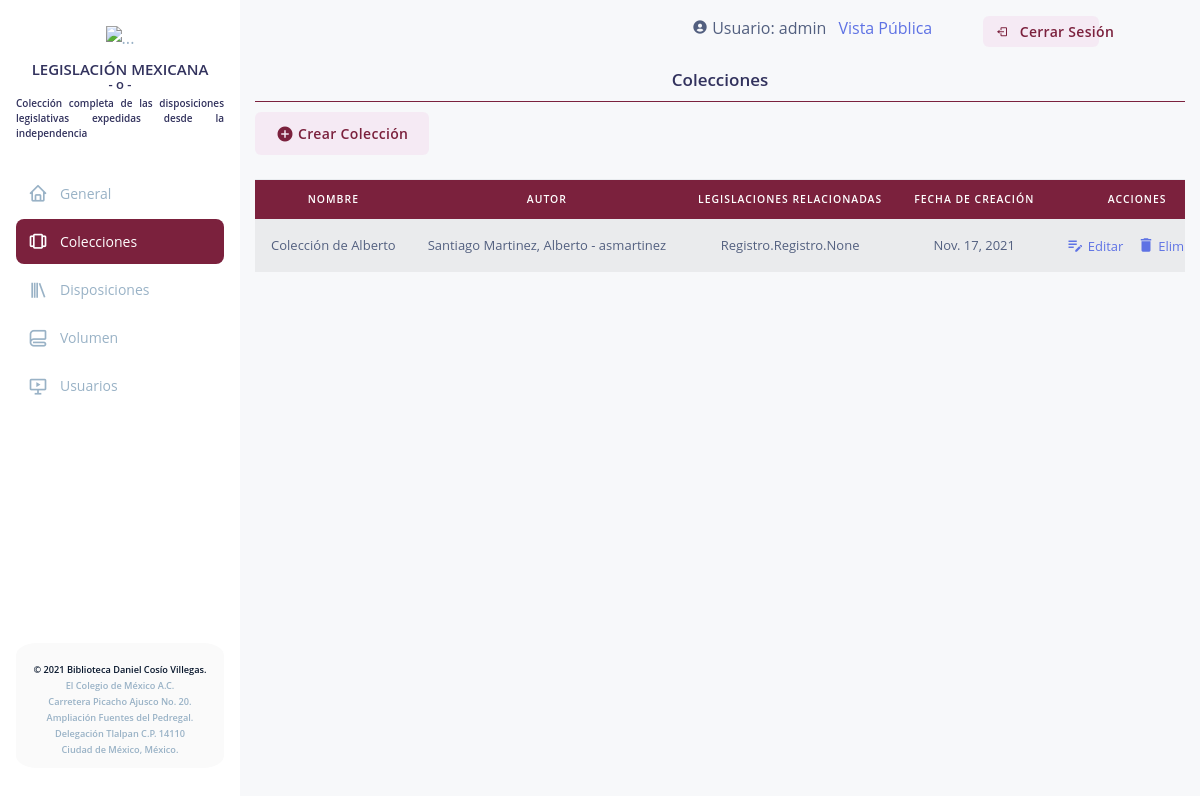
The app's page /colections/ (signed in) with its own data.
### Modules/Coleccion/models.py (models this page shows)
class Coleccion(models.Model):
    idcoleccion = models.AutoField(primary_key=True)
    nombre = models.CharField(max_length=100)
    fecha_creacion = models.DateField(auto_now_add=True)
    privada = models.IntegerField(default=1)
    activa = models.IntegerField(default=1)
    persona = ForeignKey(Perfil, related_name='%(class)s_requests_created', null=False, blank=False, on_delete=models.CASCADE)
    registro = ManyToManyField(Registro, blank=True, null=True)
    descripcion = models.TextField()
    modificado = ForeignKey(Perfil, related_name='%(class)s_requests_modified',null= False, blank=False, on_delete= models.CASCADE)
    fecha_modificacion = models.DateField(auto_now_add=True)

### Modules/Usuario/models.py (models this page shows)
class Perfil(models.Model):
    idPerfil = models.AutoField(primary_key=True)
    nombre = models.CharField(max_length=150)
    ape_paterno = models.CharField(max_length=100)
    ape_materno = models.CharField(max_length=100)
    fecha_alta = models.DateField(auto_now_add=True)
    usuario = models.OneToOneField(User, null=False, blank=False, on_delete=models.CASCADE)
    def nombreCompleto(self):
        nombre = "{0} {1}, {2}"
        return nombre.format(self.ape_paterno, self.ape_materno, self.nombre)
    def __str__(self):
        txt = "{0} - {1}"
        return txt.format(self.nombreCompleto(), self.usuario)

### Modules/Coleccion/views.py (the view)
# urls.py: path('colections/', ColeccionesListView.as_view(), name= 'colections'),
class ColeccionesListView(ListView):
    model = Coleccion
    template_name = "colecciones/show_colection.html"
    @method_decorator(login_required)
    def dispatch(self, request, *args, **kwargs):
        return super(ColeccionesListView, self).dispatch(request, *args, **kwargs)
    def get_queryset(self):
        if self.request.user.groups.filter(name = 'invitado').exists():
            perfil = Perfil.objects.get(usuario = self.request.user)
            return Coleccion.objects.filter(persona = perfil)
        else:
            return Coleccion.objects.all()

### legmex/templates/colecciones/show_colection.html (shortened to what this page needs)
{% extends "admin.html" %}
{% block content %}
        <div class="col-12 text-center admin-head">
            <h3>Colecciones</h3>
        </div>
        <div>
            <a href='/colectionscreate' class="btn btn-light-primary"><span class="material-icons md-18">add_circle</span> Crear Colección </a>
        </div>
        <div class="col-12 pt-10">
        </div>
        <div class="table-responsive">
            <table class="table table-hover table-striped">
                <thead class="thead-colmex">
                    <tr class="text-center">
                        <th scope="col">
                            Nombre
                        </th>
                        <th scope="col">
                            Autor
                        </th>
                        <th scope="col">
                            Legislaciones Relacionadas
                        </th>
                        <th scope="col">
                            Fecha de creación
                        </th>
                        <th scope="col">
                            Acciones
                        </th>
                    </tr>
                </thead>
                <tbody>
                    {% for coleccion in object_list %}
                        <tr class="text-center">
                            <td>
                                {{coleccion.nombre}}
                            </td>
                            <td>
                                {{coleccion.persona}}
                            </td>
                            <td>
                                {{coleccion.registro}}
                            </td>
                            <td>
                                {{coleccion.fecha_creacion}}
                            </td>
                            <td>
                                <a href="/colectionsupdate/{{coleccion.idcoleccion}}" title="Editar">
                                    <span class="material-icons md-18">edit_note</span> Editar
                                </a>&nbsp;&nbsp;
                                <a href="{% url 'collectiondelete' coleccion.idcoleccion%}" title="Eliminar" class="delete-link" data-toggle="modal" data-target="#deleteModal">
                                    <span class="material-icons md-18">delete</span> Eliminar
                                </a>
                            </td>
                        </tr>
                    {% endfor %}
                </tbody>
            </table>
        </div>
{% endblock %}

### legmex/templates/admin.html (shortened to what this page needs)
{% load static %}
<!DOCTYPE html>
<html>
<head>
    <link rel="stylesheet" href="https://maxcdn.bootstrapcdn.com/bootstrap/4.0.0/css/bootstrap.min.css">
    <link href='https://unpkg.com/boxicons@2.0.9/css/boxicons.min.css' rel='stylesheet'>
    <link rel="stylesheet" href="{% static 'css/argon-dashboard-react.css' %}" />
    <link rel="stylesheet" href="{% static 'css/admin.css'%}" />
    <link rel="stylesheet" href="{% static 'css/jquery-tagsinput.min.css'%}" />
    <link rel="stylesheet" href="//code.jquery.com/ui/1.12.1/themes/base/jquery-ui.css">
    <link rel="stylesheet" href="{% static 'css/bootstrap-multiselect.css' %}" />
</head>
<body>
    <div id="root">
        <div class="main-content">
            <div class="lateral-nav white-bg" id="navbar">
                <nav class="navbar__custom">
                    <div>
                        <div class="nav__brand m-b-1"><img src="{% static 'media/img/logooficial.svg' %}" class="wth-100"
                                alt="..."></div>
                        <div>
                            <h4 class="t-center l-height">LEGISLACIÓN MEXICANA</h4>
                            <h5 class="t-center l-height">- o -</h5>
                            <h6 class="t-justify m-b-30 ">Colección completa de las disposiciones legislativas expedidas
                                desde la independencia</h6>
                        </div>
                        <div class="nav__list">
                            <a class="nav__link nav-link" id="home" href="/administrator" aria-current="page">
                                <i class="bx bx-home nav__icon"></i>
                                <span class="nav__name">General</span>
                            </a>
                            <a class="nav__link nav-link" id="coleccion" href="/colections">
                                <i class="bx bx-carousel nav__icon"></i>
                                <span class="nav__name">Colecciones</span>
                            </a>
                            {% if user.groups.all.0.name == 'admin' or user.groups.all.0.name == 'editor'%}
                            <a class="nav__link nav-link" id="legislacion" href="/legislations">
                                <i class="bx bx-library nav__icon"></i>
                                <span class="nav__name">Disposiciones</span>
                            </a>
                            <a class="nav__link nav-link" id="volumen" href="{% url 'volumenlist' %}">
                                <i class="bx bx-blanket nav__icon"></i>
                                <span class="nav__name">Volumen</span>
                            </a>
                            {% ifequal user.groups.all.0.name 'admin'%}
                            <a class="nav__link nav-link" id="users" href="/users">
                                <i class="bx bx-slideshow nav__icon"></i>
                                <span class="nav__name">Usuarios</span>
                            </a>
                            {% endifequal %}
                            {% endif %}
                        </div>
                    </div>
                    <div class="footer-line footer-card"><a href="https://biblioteca.colmex.mx/" class="nav__footer">©
                            2021 Biblioteca Daniel Cosío Villegas.</a><br><span class="span__footer">El Colegio de
                            México A.C.</span><br><span class="span__footer">Carretera Picacho Ajusco No.
                            20.</span><br><span class="span__footer">Ampliación Fuentes del Pedregal.</span><br><span
                            class="span__footer">Delegación Tlalpan C.P. 14110</span><br><span
                            class="span__footer">Ciudad de México, México.</span></div>
                </nav>
            </div>
            <div class="container">
                <div class="session justify-content-end row">
                    <div class="col-4">
                        <i class="bx bxs-user-circle"></i>
                        Usuario: {{request.user.username}}
                         <a class="pl-2" href="{% url 'base' %}">Vista Pública</a>
                    </div>
                    <div class="col-5 col-md-3 col-xl-2">
                        <a class="btn btn-light-primary btn-sm nav-link" id="login12" href="{% url 'logout' %}">
                            <i class="bx bx-log-out"></i>
                            <span class="nav__name">Cerrar Sesión</span>
                        </a>
                    </div>
                </div>
                    {% block content %}
                    {% endblock %}
            </div>
        </div>
    </div>
</body>
</html>

### legmex/static/css/admin.css (style rules this page uses)
body { background: rgb(247, 248, 250); }
.admin-head { margin-bottom: 10px; border-bottom: 1px solid #7b213d; }
.table .thead-colmex th { background-color: #7b213d; color: white; }

### records on screen
Coleccion: nombre "Colección de Alberto", persona "Santiago Martinez, Alberto - asmartinez", registro "Registro.Registro.None", fecha_creacion "Nov. 17, 2021"

### other values on screen
{{ request.user.username }} "admin"
